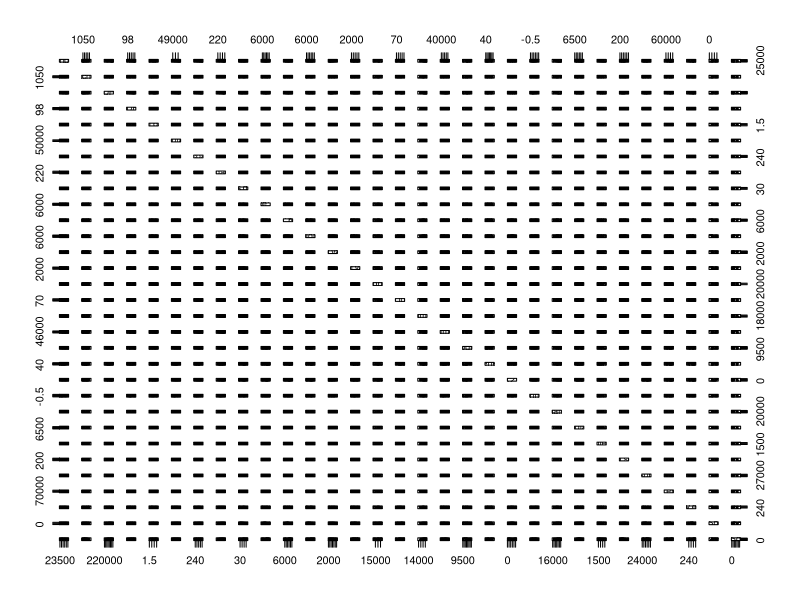

Source code (R): (Note: this script raises an error after producing the figure.)
## ---- chunk 1
knitr::opts_chunk$set(echo = TRUE)
library(openxlsx)
library(corrplot)
library(leaps)
library(knitr)
library(data.table)
library("forecast")

## ---- chunk 2
AllVariables <- (read.xlsx("HackathonS.xlsx", sheet = 1,startRow = 1, colNames = TRUE))[-1,]
Taiwan       <- (read.xlsx("HackathonS.xlsx", sheet =2, startRow = 1, colNames = TRUE))
Korea        <- (read.xlsx("HackathonS.xlsx", sheet =3, startRow = 1, colNames = TRUE))
Japan        <- (read.xlsx("HackathonS.xlsx", sheet =4, startRow = 1, colNames = TRUE))
China        <- (read.xlsx("HackathonS.xlsx", sheet =5, startRow = 1, colNames = TRUE))



## ---- chunk 3
plot(Korea)
corrplot(cor(Korea), type = "upper", tl.pos = "td", method = "circle", tl.cex = 0.5, tl.col = 'black', order = "hclust", diag = TRUE)
## ---- chunk 4
#AllSub <- regsubsets(`Asian.Spot.Reference.Price.(US$/MMBtu)`~., data = Korea)
#AllSub.summary <- summary(AllSub)
#AllSub.outmat <- AllSub.summary$outmat
#kable(AllSub.outmat)
## ---- chunk 5
AllSub <- regsubsets(`Korea.LNG.imports.(Source:.Korean.Gov.Statistics).(Ktoe)`~., data = Korea)
AllSub.summary <- summary(AllSub)
AllSub.outmat <- AllSub.summary$outmat
kable(AllSub.outmat)
## ---- chunk 6
Korea.lm <- lm(`Korea.LNG.imports.(Source:.Korean.Gov.Statistics).(Ktoe)`~`Korea.LNG.import.value.(US$.million)`, data = Korea)
plot(Korea.lm)
## ---- chunk 7
names(Taiwan)

for(n in 1:1 ){
  
  a <- Taiwan[n]

  a_timeseries <- ts(a, frequency=4, start=c(2009,2))
  
  plot.ts(a_timeseries)
  
  a_timeseries_component <- decompose(a_timeseries)
  
  plot(a_timeseries_component)
  
  
  a_adjusted <- a_timeseries - a_timeseries_component$seasonal

  plot(a_adjusted)

  a_forecast <- HoltWinters(a_timeseries)

  plot(a_forecast)

  a_forecasts_2 <- forecast.HoltWinters(a_forecast, h=4)

  plot.forecast( a_forecasts_2 )

  plot.ts(a_forecasts_2$residuals)            # make a time plot
  #plotForecastErrors(a_forecasts_2$residuals) # make a histogram

  a_timeseries_diff_1 <- diff(a_timeseries, differences=1)

  plot.ts(a_timeseries_diff_1)

}
## ---- chunk 8

names(Korea)

for(n in 2:16 ){
  
  a <- Korea[n]

  a_timeseries <- ts(a, frequency=4, start=c(2009,2))

  plot.ts(a_timeseries)

  a_timeseries_component <- decompose(a_timeseries)

  plot(a_timeseries_component)
  
  
  # a_adjusted <- a_timeseries - a_timeseries_component$seasonal
  # 
  # plot(a_adjusted)
  # 
  # a_forecast <- HoltWinters(a_timeseries)
  # 
  # plot(a_forecast)
  # 
  # a_forecasts_2 <- forecast.HoltWinters(a_forecast, h=4)
  #  
  # plot.forecast( a_forecasts_2 )
  # 
  # plot.ts(a_forecasts_2$residuals)            # make a time plot
  # #plotForecastErrors(a_forecasts_2$residuals) # make a histogram
  # 
  # a_timeseries_diff_1 <- diff(a_timeseries, differences=1)
  # 
  # plot.ts(a_timeseries_diff_1)

}
